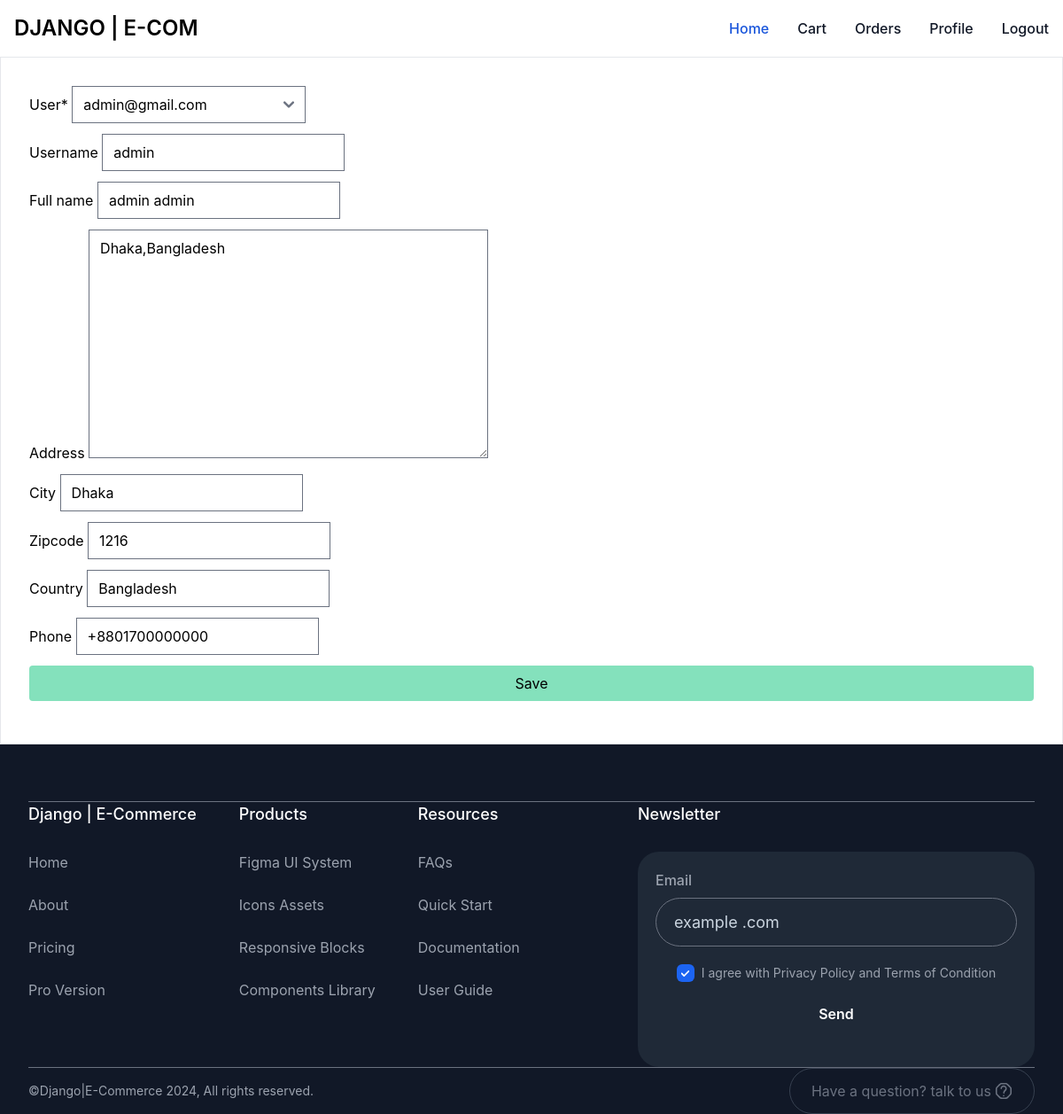
The page /accounts/profile (signed in) on the database its author committed.
### App_Account/models.py (models this page shows, shortened)
class Profile(models.Model):
    user=models.OneToOneField(User,on_delete=models.CASCADE,related_name='profile')
    username=models.CharField(max_length=264,blank=True)
    full_name=models.CharField( max_length=264,blank=True)
    address=models.TextField(max_length=300,blank=True)
    city=models.CharField( max_length=64,blank=True)
    zipcode=models.CharField( max_length=64,blank=True)
    country=models.CharField( max_length=64,blank=True)
    phone=models.CharField( max_length=20,blank=True)
    date_join=models.DateTimeField(auto_now_add=True)

### App_Account/views.py (the view)
# urls.py: path("profile",views.user_profile,name="profile")
@login_required
def user_profile(request):
    profile=Profile.objects.get(user=request.user)
    form=ProfileForm(instance=profile)
    if request.method=="POST":
        form=ProfileForm(data=request.POST,instance=profile)
        if form.is_valid():
            form.save()
            form=ProfileForm(instance=profile)
    return render(request,'App_Account/change_profile.html',{'form':form})

### App_Account/forms.py
class ProfileForm(ModelForm):
    class Meta:
        model=Profile
        fields="__all__"
        exlude=('user')

### App_Account/models.py (called while the page is built)
    def __str__(self) :
        return str(self.email)

### templates/App_Account/change_profile.html (shortened to what this page needs)
{% extends "base.html" %}
<div>{% load tailwind_filters %} {% load crispy_forms_tags %}</div>
  {% block content %}
  <div class="p-3 border">
    <div class="p-5">
      <form method="POST">
        {% csrf_token %} {{form |crispy}}
        <button
          class="px-2 py-2 bg-green-300 w-full block rounded hover:bg-green-500"
          type="submit"
        >
          Save
        </button>
      </form>
    </div>
  </div>
  {% endblock content %}

### rows shown on the page
Profile: user "admin@gmail.com", username "admin", full_name "admin admin", address "Dhaka,Bangladesh", city "Dhaka", zipcode "1216", country "Bangladesh", phone "+8801700000000"
